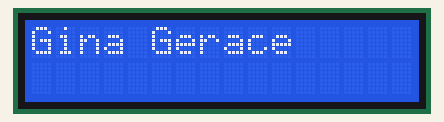
Bench run of a sketch on a simulated Arduino Uno, built with avr-gcc and run on an emulated ATmega328P. On the bench: 16×2 character LCD.

Above: at 0.1 s.
At 1.1 s:
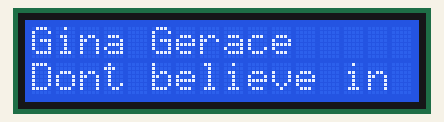
At 3.5 s:
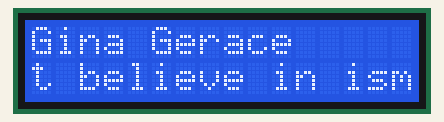
At 5.6 s:
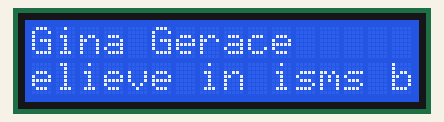
At 9.8 s:
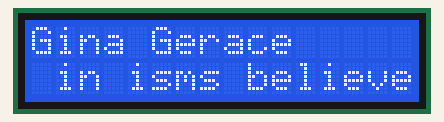
At 18.3 s:
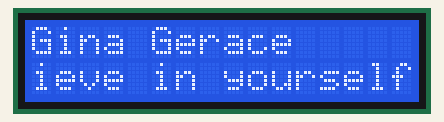

Measured:
- by itself, everything shown: repeats every 18.9 s, in 25 steps
- what the display in image 1 shows lasts 1.0 s, from 1.1 s to 2.1 s
- what the display in image 2 shows lasts 0.7 s, from 3.5 s to 4.2 s
- what the display in image 5 shows lasts 1.7 s, from 18.2 s to 19.9 s

The sketch:

CS362_Lab3.ino
```cpp
//Gina Gerace, 664765515, ggerac3
//Lab 3 - LCD Screen
//The code should display my name and a quote on the LCD screen.
//I expect that the quote will scroll across the screen, while my name should not scroll.
//    I also expect that the potentiometer will control the screen brightness.
//I used the Arduino "LiquidCrystalScroll" as reference.
//I also used https://forum.arduino.cc/index.php?topic=422542.0 for reference on
//    only scrolling one line.


// include the library code:
#include <LiquidCrystal.h>

// initialize the library by associating any needed LCD interface pin
// with the arduino pin number it is connected to
const int rs = 12, en = 11, d4 = 5, d5 = 4, d6 = 3, d7 = 2;
LiquidCrystal lcd(rs, en, d4, d5, d6, d7);

//store quote in a string and create an array to later store the quote by character
String quote = "Dont believe in isms believe in yourself";
const int len = 41;
char quoteArray[len];

void setup() {
  // set up the LCD's number of columns and rows:
  lcd.begin(16, 2);
  // Print a message to the LCD.
  lcd.print("Gina Gerace");
  delay(1000);
}

void loop() {

  lcd.clear();                            //clear the screen of text from last loop
  lcd.print("Gina Gerace");               //print name again on first row

  lcd.setCursor(0,1);                     //set the curson to the second line
  quote.toCharArray(quoteArray, len);     //store the quote in an array

  //print the first 16 characters
  for(int i=0; i<=16; i++)
    lcd.write(quoteArray[i]);

  delay(1000);                            //delay so you can read

  //print the rest of the quote
  for(int j=17; j<len; j++){
    lcd.write(quoteArray[j]);
    lcd.scrollDisplayLeft();

    //keep row 1 the same
    lcd.setCursor(j-16,0);                //Set the cursor to the first character space on the first row [visually].
    lcd.print("Gina Gerace");             //Re-print the row 1 message.
    lcd.setCursor(j+1,1);                 //Set the cursor one character space to the right of the last printed character on row 2.
    delay(700);                           //delay for .3 seconds so the user has time to read.
  }

  // delay at the end of the full loop:
  delay(1000);

}
```
